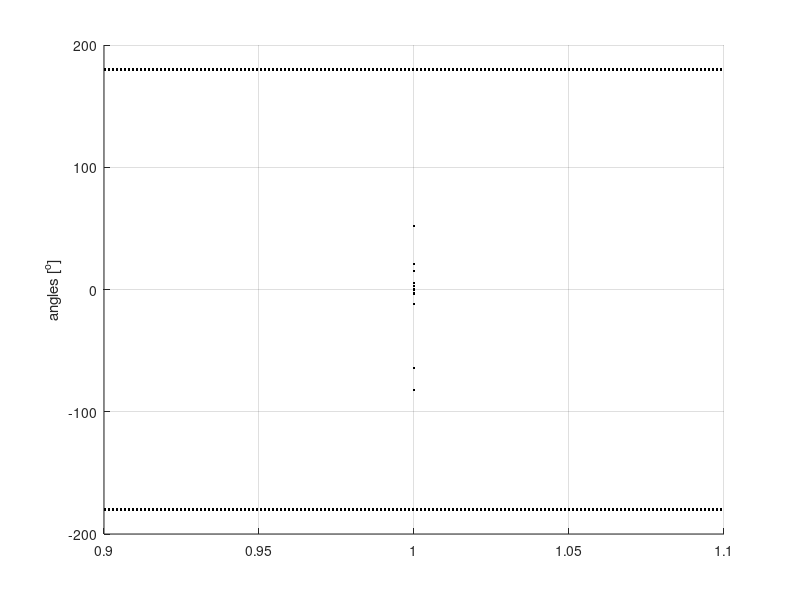

Reproduce this figure in MATLAB.
clear all
clc

% D = load('../robot_paths.txt');
D = dlmread('./path.txt',' ',1,0);
D = D(:,1:18);

figure(1)
clf
hold on
for i = 1:18
    %     plot(D(:,1),D(:,i),'.-k');
    plot(rad2deg(D(:,i)),'.-k');
    
    %     plot(Do(:,i),'x--r');
    plot(xlim,180*[1 1],':k','linewidth',1.5);
    plot(xlim,-180*[1 1],':k','linewidth',1.5);
    
    grid on
    %     pause(1)
end
hold off
ylabel('angles [^o]');
% title(['Local connection distance: ' num2str( norm(D(1,:)-D(end,:)) ) ]);

%%
% for i = 2:size(D,1)
%     d(i-1) = norm(D(i,:)-D(i-1,:));
%     m(i-1) = max(abs(D(i,:)-D(i-1,:)));
% end
% figure(2)
% plot(d);
% hold on
% plot(m);
% hold off
% legend('d','m');
